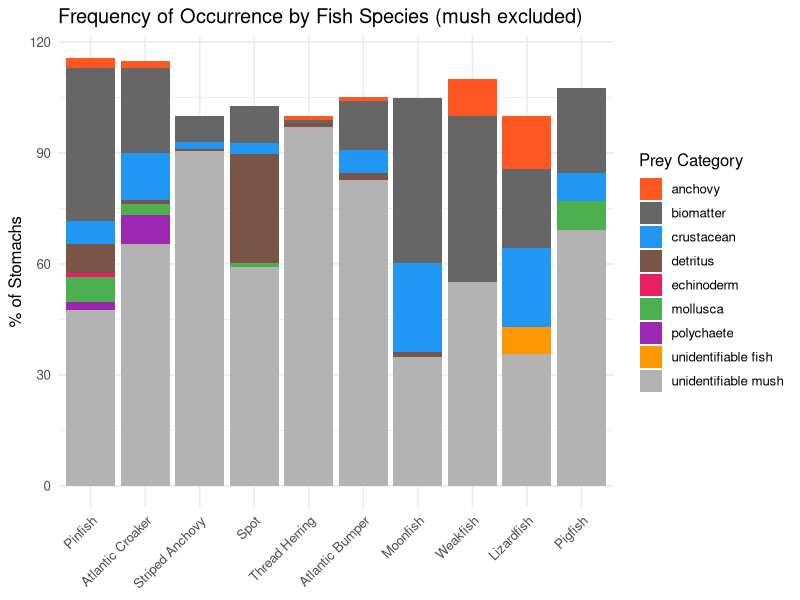
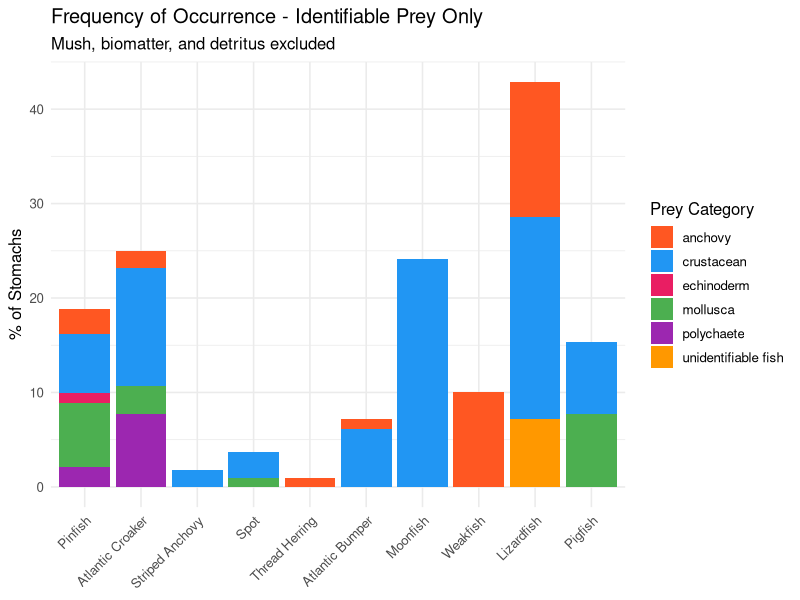
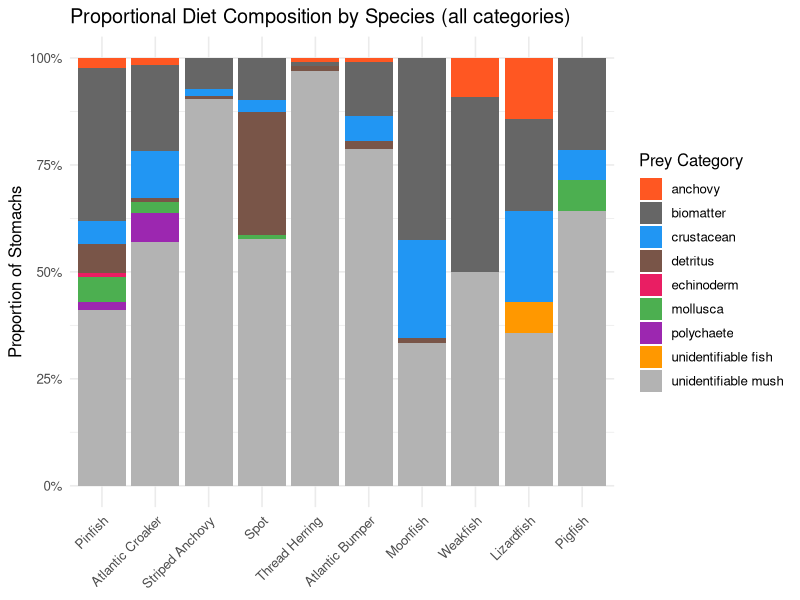
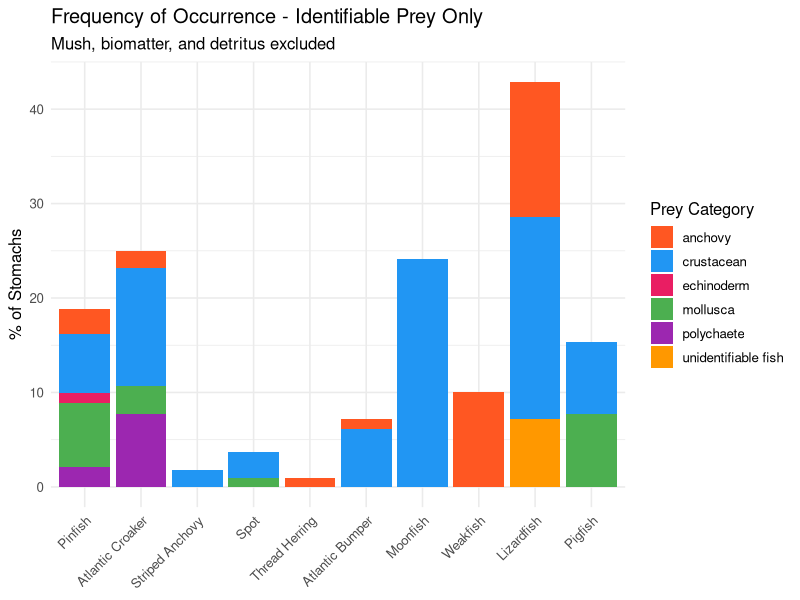
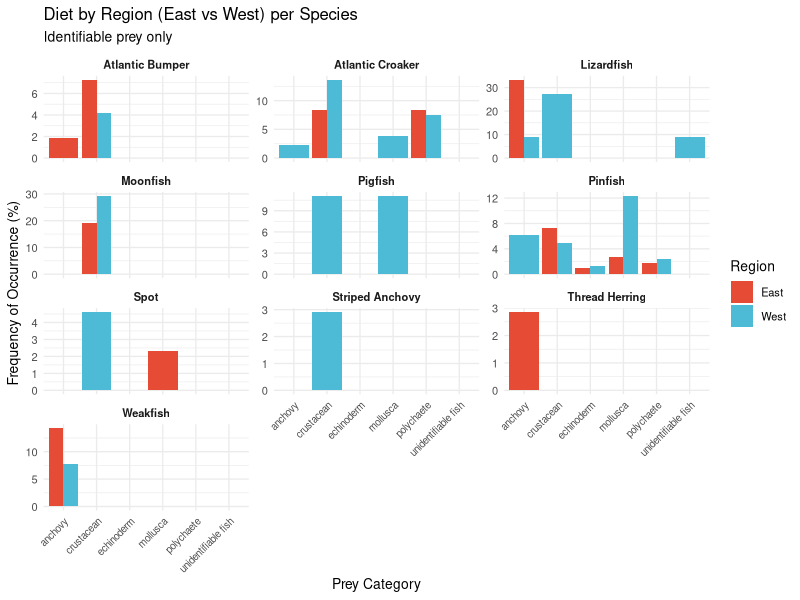
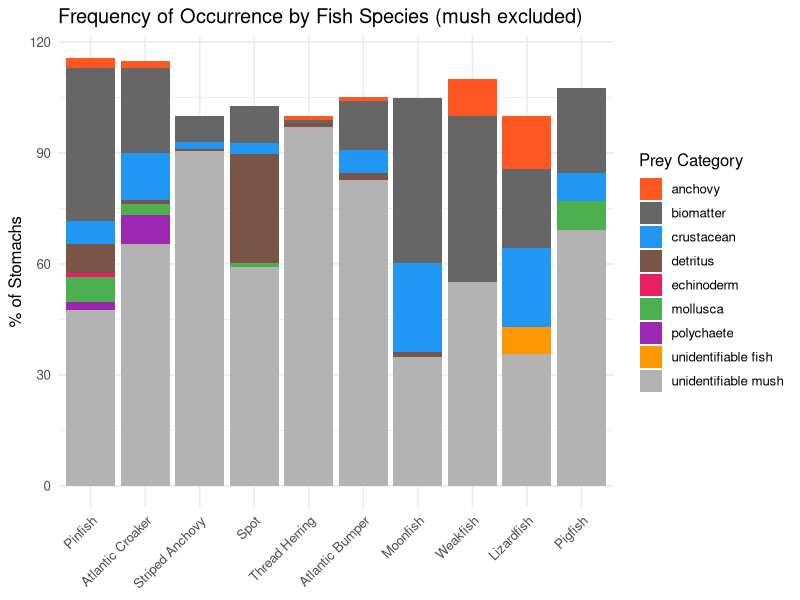
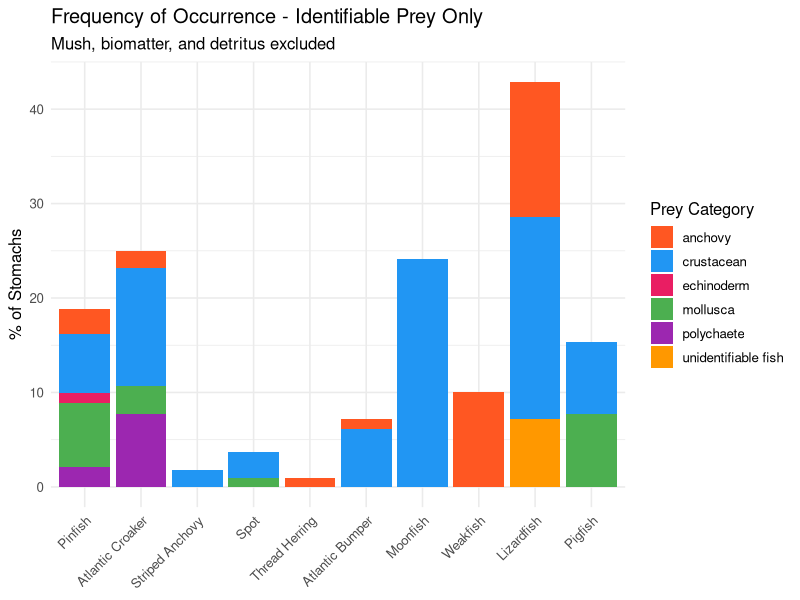
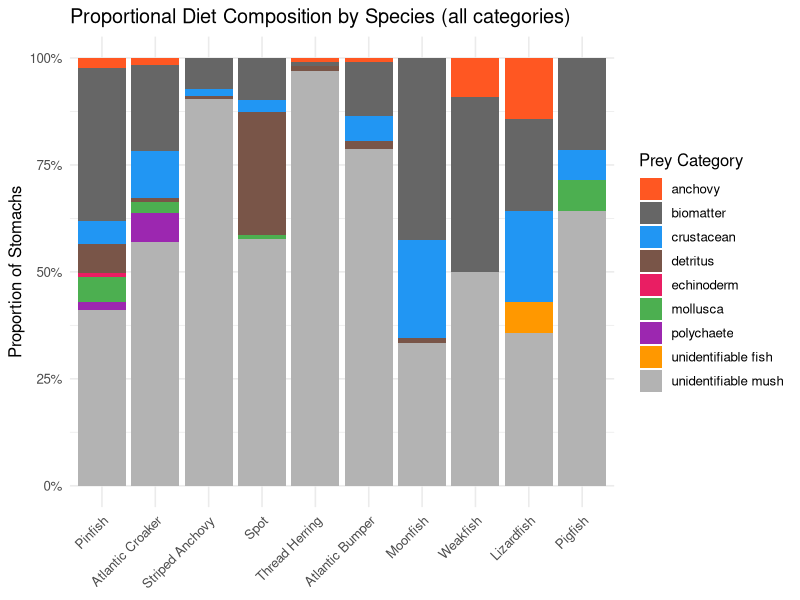

The R source for these figures, in order: (Note: this script raises an error after producing the figures.)
## ---- chunk 1
knitr::opts_chunk$set(echo = TRUE)

install.packages('tidyverse')
library(dplyr)
library(stringr)
library(tidyr)
library(ggplot2)
install.packages("vegan")
library(vegan)

## ---- chunk 2
# ============================================================
# 1. load data
# ============================================================
df_raw <- read.csv("BOEM_GC_Analysis(Sheet1).csv")

head(df_raw)
#bc my computer is being ridiculous 
df_raw$Fish.Species[df_raw$Fish.ID == "LIZ020"]   <- "Lizardfish"
df_raw$Fish.Species[df_raw$Fish.ID == "ATB046gc"]  <- "Atlantic Bumper"
df_raw$Fish.Species[df_raw$Fish.ID == "PIN 173"]   <- "Pinfish"


# ============================================================
# 2. data cleanin
# ============================================================
df <- df_raw %>%
  rename(
    project          = Project,
    dissection_date  = Disection.Date,
    dissector        = Name,
    fish_species     = Fish.Species,
    fish_id          = Fish.ID,
    stomach_id       = Stomach.ID,
    site             = Site,
    collection_date  = Collection.Date,
    prey_common_name = Prey.Common.Name,
    prey_wet_weight  = Prey.Wet.Weight..g.,
    prey_category    = Prey,
    n_prey           = X..Prey,
    prey_condition   = Prey.Conditions..1.5.,
    notes            = Notes
  )


# ============================================================
# 3. drop where i need to still identify 
#
# some rows have a blank Prey column because the data is still
# being updated. this removes them for now so they don't interfere
# with any analyses. check for: actual NA, empty string "",
# or whitespace-only strings like "  ".

# ============================================================
cat("Rows before removing blank prey:", nrow(df), "\n")

df <- df %>%
  mutate(
    # Trim whitespace first, then convert empty strings to NA
    prey_category = str_trim(prey_category),
    prey_category = na_if(prey_category, "")
  ) %>%
  # Now drop any row where prey_category is NA (blank/not entered)
  filter(!is.na(prey_category))

cat("Rows after removing blank prey: ", nrow(df), "\n")
cat("Rows dropped:                   ", nrow(df_raw) - nrow(df), "\n")


# ============================================================
# 4. handling multi-prey stomachs
#
# if a stomach contains multiple different prey items they
# are recorded as separate rows with the same fish_id but
# different stomach_id suffixes: gc1, gc2, gc3 etc.
# for example:
#   PIN082  PIN082gc1  shell
#   PIN082  PIN082gc2  anchovy
# These are both from the same individual fish PIN082.
#
# create a clean base_fish_id
# column that strips the gc1/gc2/gc3 suffix from stomach_id
# and just uses fish_id directly - this is already the unique
# individual identifier we need.
#
# The stomach_id column (gc1/gc2/gc3) just tells us it's a
# separate prey item from the same stomach - we keep it for
# reference but use fish_id for all grouping operations.
#
# ============================================================
df <- df %>%
  mutate(
    # fish_id is already the individual fish identifier
    # we just clean it up (trim whitespace) to be safe
    fish_id = str_trim(fish_id),
    
    # Create a clean individual ID by also stripping any
    # trailing numbers from stomach_id just in case
    # (e.g. "PIN082gc1" --> "PIN082gc", same individual as "PIN082gc2")
    stomach_id_base = str_remove(stomach_id, "[0-9]+$")
  )

# Verify: show an example of a multi-prey individual
# You should see the same fish_id appearing multiple times
df %>%
  filter(fish_id == "PIN082") %>%
  select(fish_id, stomach_id, stomach_id_base, prey_category)


# ============================================================
# 5. cleaning up weights 
#
# weight column contains mixed values:
#   "<0.1"  = below detection limit --> substitute 0.05
#             (half the detection limit, standard practice)
#   "<0.2"  = same logic            --> substitute 0.1
#   ">0.1"  = above threshold       --> substitute 0.1
#   "-"     = missing/not recorded  --> NA
#   numbers = actual measurements   --> keep as-is
#
# for now, i am using half the stated limit for all "<" values, e.g.:
#   <0.1 --> 0.05, <0.2 --> 0.1, <0.3 --> 0.15
# ============================================================
df <- df %>%
  mutate(
    weight_raw = str_trim(as.character(prey_wet_weight)),
    prey_wet_weight_g = case_when(
      # Strip "<" and divide by 2 (half the detection limit)
      str_detect(weight_raw, "^<")       ~ as.numeric(str_remove(weight_raw, "<")) / 2,
      # Strip ">" and use value as-is
      str_detect(weight_raw, "^>")       ~ as.numeric(str_remove(weight_raw, ">")),
      # Dashes = genuinely missing data
      weight_raw %in% c("-", " - ", "") ~ NA_real_,
      # Everything else: convert directly to numeric
      TRUE ~ suppressWarnings(as.numeric(weight_raw))
    )
  ) %>%
  select(-weight_raw)

# Sanity check "-"
df %>%
  filter(is.na(prey_wet_weight_g)) %>%
  count(prey_wet_weight)


# ============================================================
# 6. standardizing prey names (shouldve done this before but whatever)
#
# The Prey column has inconsistent naming due to:
#   - trailing spaces ("crustacean " vs "crustacean")
#   - typos ("crustcacean", "polycheate", "biomattter")
#   - multiple names for the same thing
#
# ============================================================
df <- df %>%
  mutate(
    prey_category_clean = str_trim(tolower(prey_category)),
    prey_category_clean = case_when(
      prey_category_clean %in% c("crustcacean", "crustcean", "crustacean based biomatter") ~ "crustacean",
      prey_category_clean %in% c("mollusc", "molusca", "squid (mollusca)")                ~ "mollusca",
      prey_category_clean %in% c("biomattter", "biomatter, very weird bone thing")        ~ "biomatter",
      prey_category_clean == "polycheate"                                                  ~ "polychaete",
      prey_category_clean == "detritus + maybe a shell"                                    ~ "detritus",
      prey_category_clean == "unidentifiable fish?"                                        ~ "unidentifiable fish",
      prey_category_clean == "striped anchovy"                                             ~ "anchovy",
      TRUE ~ prey_category_clean
    )
  )

# Verify - should now show only clean category names
df %>% count(prey_category_clean, sort = TRUE)

# ============================================================
# 7. more cleaning + remove nas 
#
# A few rows have "Not found" as the species - these are fish
# that couldn't be identified, so we remove them.
# ============================================================
df <- df %>%
  mutate(
    fish_species = str_trim(fish_species),
    fish_species = na_if(fish_species, "Not found")
  )

# Count NAs in key columns before dropping
df %>% summarise(
  na_species   = sum(is.na(fish_species)),
  na_weight    = sum(is.na(prey_wet_weight_g)),
  na_category  = sum(is.na(prey_category_clean)),
  na_site      = sum(is.na(site))
)

# Drop rows with unknown fish species
df_clean <- df %>%
  filter(!is.na(fish_species))

# Flag rows with/without valid weight
# We keep both - rows without weights still count for FOO
df_clean <- df_clean %>%
  mutate(has_weight = !is.na(prey_wet_weight_g))

cat("Total rows after cleaning:", nrow(df_clean), "\n")
cat("Rows with valid weights:  ", sum(df_clean$has_weight), "\n")
cat("Unique fish species:      ", n_distinct(df_clean$fish_species), "\n")
cat("Unique individual fish:   ", n_distinct(df_clean$fish_id), "\n")


# ============================================================
# 8. site codes
#
# Site codes are [E/W][I/O][1/2/3]:
#   
# ============================================================
df_clean <- df_clean %>%
  mutate(
    site     = str_trim(toupper(site)),
    region   = case_when(
      str_starts(site, "E") ~ "East",
      str_starts(site, "W") ~ "West",
      TRUE ~ NA_character_
    ),
    position = case_when(
      str_detect(site, "I") ~ "Inner",
      str_detect(site, "O") ~ "Outer",
      TRUE ~ NA_character_
    ),
    station  = str_extract(site, "[0-9]+")
  )

## ---- chunk 3

# ============================================================
# 9. FREQUENCY OF OCCURRENCE (FOO) - all prey
#
# FOO = the % of individual fish stomachs containing each prey
# This is the most robust diet metric when weights are uncertain
#
# IMPORTANT: We group by fish_id (the individual fish), NOT
# stomach_id. This means if PIN082 had both shell (gc1) and
# anchovy (gc2), it counts as ONE stomach that contained BOTH
# shell and anchovy - which is correct.
#
# How the calculation works:
#   1. For each fish_id, collect all unique prey categories
#   2. Count how many fish had each prey category
#   3. Divide by total fish per species x 100
# ============================================================
# Total stomachs per species (denominator for FOO)
n_stomachs <- df_clean %>%
  group_by(fish_species) %>%
  summarise(n_stomachs_total = n_distinct(fish_id), .groups = "drop")

foo <- df_clean %>%
  filter(!is.na(prey_category_clean)) %>%
  # Group by INDIVIDUAL FISH (fish_id) to handle multi-prey stomachs 
  group_by(fish_species, fish_id) %>%
  # For each fish, get the unique set of prey categories found
  summarise(prey_cats = list(unique(prey_category_clean)), .groups = "drop") %>%
  # Expand back out so each prey category is its own row
  unnest(prey_cats) %>%
  # Count how many fish per species had each prey category
  group_by(fish_species, prey_cats) %>%
  summarise(n_stomachs_with_prey = n(), .groups = "drop") %>%
  left_join(n_stomachs, by = "fish_species") %>%
  mutate(FOO_percent = (n_stomachs_with_prey / n_stomachs_total) * 100) %>%
  arrange(fish_species, desc(FOO_percent))

print(foo, n = 60, width = Inf)


# ============================================================
# 10. FOO - identifiable prey only
#
# Same as above but excluding:
#   - Unidentifiable Mush (too degraded)
#   - Biomatter           (too degraded)
#   - Detritus            (non-prey material like sand/sediment)
#
# The denominator stays as ALL stomachs so percentages are
# still directly comparable across species.
# ============================================================
unidentifiable <- c("unidentifiable mush", "biomatter", "detritus")

foo_id <- df_clean %>%
  filter(
    !is.na(prey_category_clean),
    !prey_category_clean %in% unidentifiable
  ) %>%
  group_by(fish_species, fish_id) %>%
  summarise(prey_cats = list(unique(prey_category_clean)), .groups = "drop") %>%
  unnest(prey_cats) %>%
  group_by(fish_species, prey_cats) %>%
  summarise(n_stomachs_with_prey = n(), .groups = "drop") %>%
  # Still use FULL stomach count as denominator
  left_join(n_stomachs, by = "fish_species") %>%
  mutate(FOO_percent = (n_stomachs_with_prey / n_stomachs_total) * 100) %>%
  arrange(fish_species, desc(FOO_percent))

cat("\n--- FOO: Identifiable Prey Only ---\n")
print(foo_id, n = 60, width = Inf)


# ============================================================
# 11. prey weight by species summary
# ============================================================
weight_summary <- df_clean %>%
  filter(has_weight, !is.na(prey_category_clean)) %>%
  group_by(fish_species, prey_category_clean) %>%
  summarise(
    mean_weight_g   = mean(prey_wet_weight_g, na.rm = TRUE),
    median_weight_g = median(prey_wet_weight_g, na.rm = TRUE),
    total_weight_g  = sum(prey_wet_weight_g, na.rm = TRUE),
    n               = n(),
    .groups = "drop"
  ) %>%
  arrange(fish_species, desc(total_weight_g))

print(weight_summary, n = 60, width = Inf)


# ============================================================
# 12. plots and things
# ============================================================

prey_colors <- c(
  "unidentifiable mush" = "grey70",
  "biomatter"           = "grey40",
  "crustacean"          = "#2196F3",
  "anchovy"             = "#FF5722",
  "unidentifiable fish" = "#FF9800",
  "polychaete"          = "#9C27B0",
  "mollusca"            = "#4CAF50",
  "detritus"            = "#795548",
  "echinoderm"          = "#E91E63"
)

# --- Plot 1: FOO stacked bar - mush excluded ---
p1 <- foo %>%
  filter(prey_cats != "Unidentifiable Mush") %>%
  ggplot(aes(
    x    = reorder(fish_species, -n_stomachs_total),
    y    = FOO_percent,
    fill = prey_cats
  )) +
  geom_bar(stat = "identity", position = "stack") +
  scale_fill_manual(values = prey_colors) +
  labs(
    title = "Frequency of Occurrence by Fish Species (mush excluded)",
    x     = NULL, y = "% of Stomachs", fill = "Prey Category"
  ) +
  theme_minimal(base_size = 12) +
  theme(axis.text.x = element_text(angle = 45, hjust = 1))

print(p1)
ggsave("FOO_by_species.png", p1, width = 11, height = 6, dpi = 300)


# --- Plot 2: Identifiable prey only FOO ---
p2 <- foo_id %>%
  ggplot(aes(
    x    = reorder(fish_species, -n_stomachs_total),
    y    = FOO_percent,
    fill = prey_cats
  )) +
  geom_bar(stat = "identity", position = "stack") +
  scale_fill_manual(values = prey_colors) +
  labs(
    title    = "Frequency of Occurrence - Identifiable Prey Only",
    subtitle = "Mush, biomatter, and detritus excluded",
    x = NULL, y = "% of Stomachs", fill = "Prey Category"
  ) +
  theme_minimal(base_size = 12) +
  theme(axis.text.x = element_text(angle = 45, hjust = 1))

print(p2)
ggsave("FOO_identifiable_only.png", p2, width = 11, height = 6, dpi = 300)


# --- Plot 3: Proportional diet composition - all categories ---
# Recalculate proportions properly by dividing each species' FOO by its total
p3 <- foo %>%
  group_by(fish_species) %>%
  mutate(prop = FOO_percent / sum(FOO_percent)) %>%
  ungroup() %>%
  ggplot(aes(
    x    = reorder(fish_species, -n_stomachs_total),
    y    = prop,
    fill = prey_cats
  )) +
  geom_bar(stat = "identity", position = "stack") +
  scale_fill_manual(values = prey_colors) +
  scale_y_continuous(labels = scales::percent) +
  labs(
    title = "Proportional Diet Composition by Species (all categories)",
    x = NULL, y = "Proportion of Stomachs", fill = "Prey Category"
  ) +
  theme_minimal(base_size = 12) +
  theme(axis.text.x = element_text(angle = 45, hjust = 1))

print(p3)
ggsave("diet_composition_proportional.png", p3, width = 11, height = 6, dpi = 300)


# --- Plot 4: Identifiable prey FOO - stacked bar with actual % values ---
p4_id <- foo_id %>%
  ggplot(aes(
    x    = reorder(fish_species, -n_stomachs_total),
    y    = FOO_percent,
    fill = prey_cats
  )) +
  geom_bar(stat = "identity", position = "stack") +
  scale_fill_manual(values = prey_colors) +
  labs(
    title    = "Frequency of Occurrence - Identifiable Prey Only",
    subtitle = "Mush, biomatter, and detritus excluded",
    x = NULL, y = "% of Stomachs", fill = "Prey Category"
  ) +
  theme_minimal(base_size = 12) +
  theme(axis.text.x = element_text(angle = 45, hjust = 1))

print(p4_id)
ggsave("FOO_identifiable_only.png", p4_id, width = 11, height = 6, dpi = 300)


# --- Plot 5: FOO by East vs West region ---
# facet_wrap() makes a separate panel per species
foo_region <- df_clean %>%
  filter(!is.na(region), !is.na(prey_category_clean)) %>%
  group_by(fish_species, region, fish_id) %>%
  summarise(prey_cats = list(unique(prey_category_clean)), .groups = "drop") %>%
  unnest(prey_cats) %>%
  group_by(fish_species, region, prey_cats) %>%
  summarise(n_with = n(), .groups = "drop") %>%
  left_join(
    df_clean %>%
      filter(!is.na(region)) %>%
      group_by(fish_species, region) %>%
      summarise(n_total = n_distinct(fish_id), .groups = "drop"),
    by = c("fish_species", "region")
  ) %>%
  mutate(FOO = (n_with / n_total) * 100)

p5 <- foo_region %>%
  filter(!prey_cats %in% unidentifiable) %>%
  ggplot(aes(x = prey_cats, y = FOO, fill = region)) +
  geom_bar(stat = "identity", position = "dodge") +
  facet_wrap(~fish_species, scales = "free_y", ncol = 3) +
  scale_fill_manual(values = c("East" = "#E64B35", "West" = "#4DBBD5")) +
  labs(
    title    = "Diet by Region (East vs West) per Species",
    subtitle = "Identifiable prey only",
    x = "Prey Category", y = "Frequency of Occurrence (%)", fill = "Region"
  ) +
  theme_minimal(base_size = 10) +
  theme(
    axis.text.x = element_text(angle = 45, hjust = 1, size = 7),
    strip.text  = element_text(face = "bold")
  )

print(p5)
ggsave("diet_by_region.png", p5, width = 14, height = 10, dpi = 300)


# ============================================================
# 13. export
# ============================================================
write_csv(df_clean,       "boem_gut_content_cleaned.csv")
write_csv(foo,            "FOO_summary.csv")
write_csv(foo_id,         "FOO_identifiable_only.csv")
write_csv(weight_summary, "weight_summary.csv")

cat("\nDone! Output files written to working directory.\n")

## ---- chunk 4
# ============================================================
# 14. analyses
# ============================================================


#dropping LIZ bc its a major outlier 
prey_matrix <- df_clean %>%
  filter(!is.na(prey_category_clean),
         fish_species != "Lizardfish") %>%  # drop Lizardfish
  mutate(present = 1) %>%
  distinct(fish_id, fish_species, region, prey_category_clean, .keep_all = TRUE) %>%
  pivot_wider(
    id_cols     = c(fish_id, fish_species, region),
    names_from  = prey_category_clean,
    values_from = present,
    values_fill = 0
  )
# Build a species matrix - one row per fish, one column per prey category
# values = FOO (1 if that prey was present in that stomach, 0 if not)
prey_matrix <- df_clean %>%
  filter(!is.na(prey_category_clean)) %>%
  mutate(present = 1) %>%
  distinct(fish_id, fish_species, region, prey_category_clean, .keep_all = TRUE) %>%
  pivot_wider(
    id_cols     = c(fish_id, fish_species, region),
    names_from  = prey_category_clean,
    values_from = present,
    values_fill = 0
  )

# Pull out just the prey columns
prey_cols <- prey_matrix %>%
  select(-fish_id, -fish_species, -region)

# PERMANOVA: does diet differ by species?
adonis2(prey_cols ~ fish_species, data = prey_matrix, permutations = 999)

# PERMANOVA: does diet differ by region (East vs West)?
adonis2(prey_cols ~ region, data = prey_matrix %>% filter(!is.na(region)), 
        permutations = 999)
